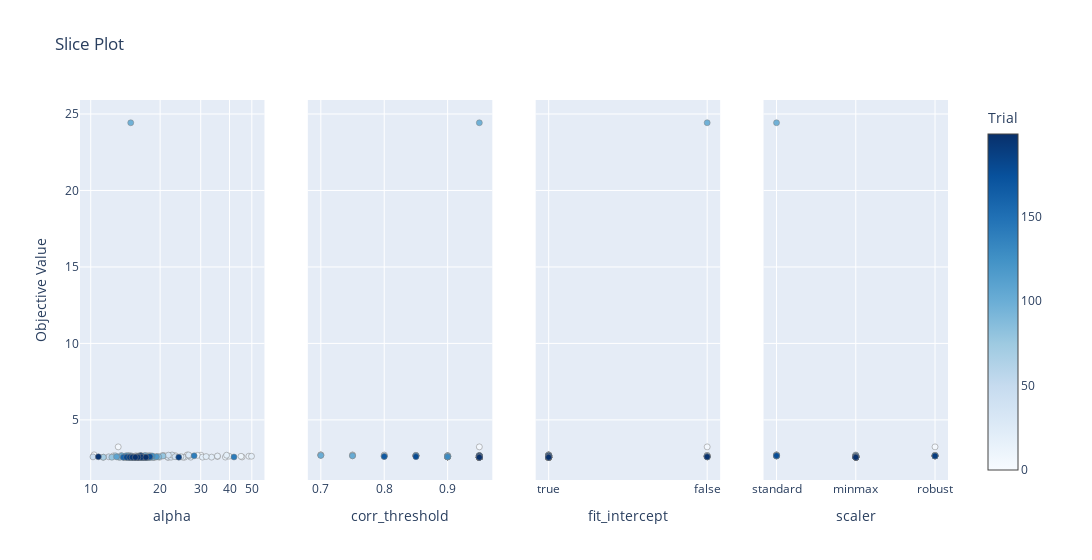

The notebook cell saved with this chart:
### Code cell
vis.plot_slice(study=study)

### Figure 1 — Plotly figure (JSON) as saved in the notebook; plotly's stock layout.template omitted (floating-point values rounded to 4 significant figures; data arrays with more than 128 entries replaced by an {"elided": "..."} marker saying what was removed)
{"data": [{"marker": {"color": {"elided": "200 int values"}, "colorbar": {"title": {"text": "Trial"}, "x": 1, "xpad": 40}, "colorscale": [[0, "rgb(247,251,255)"], [0.125, "rgb(222,235,247)"], [0.25, "rgb(198,219,239)"], [0.375, "rgb(158,202,225)"], [0.5, "rgb(107,174,214)"], [0.625, "rgb(66,146,198)"], [0.75, "rgb(33,113,181)"], [0.875, "rgb(8,81,156)"], [1, "rgb(8,48,107)"]], "line": {"color": "Grey", "width": 0.5}, "showscale": true}, "mode": "markers", "name": "Feasible Trial", "showlegend": false, "type": "scatter", "x": {"elided": "200 float values"}, "xaxis": "x", "y": {"elided": "200 float values"}, "yaxis": "y"}, {"marker": {"color": {"elided": "200 int values"}, "colorbar": {"title": {"text": "Trial"}, "x": 1, "xpad": 40}, "colorscale": [[0, "rgb(247,251,255)"], [0.125, "rgb(222,235,247)"], [0.25, "rgb(198,219,239)"], [0.375, "rgb(158,202,225)"], [0.5, "rgb(107,174,214)"], [0.625, "rgb(66,146,198)"], [0.75, "rgb(33,113,181)"], [0.875, "rgb(8,81,156)"], [1, "rgb(8,48,107)"]], "line": {"color": "Grey", "width": 0.5}, "showscale": false}, "mode": "markers", "name": "Feasible Trial", "showlegend": false, "type": "scatter", "x": {"elided": "200 float values"}, "xaxis": "x2", "y": {"elided": "200 float values"}, "yaxis": "y2"}, {"marker": {"color": {"elided": "200 int values"}, "colorbar": {"title": {"text": "Trial"}, "x": 1, "xpad": 40}, "colorscale": [[0, "rgb(247,251,255)"], [0.125, "rgb(222,235,247)"], [0.25, "rgb(198,219,239)"], [0.375, "rgb(158,202,225)"], [0.5, "rgb(107,174,214)"], [0.625, "rgb(66,146,198)"], [0.75, "rgb(33,113,181)"], [0.875, "rgb(8,81,156)"], [1, "rgb(8,48,107)"]], "line": {"color": "Grey", "width": 0.5}, "showscale": false}, "mode": "markers", "name": "Feasible Trial", "showlegend": false, "type": "scatter", "x": {"elided": "200 bool values"}, "xaxis": "x3", "y": {"elided": "200 float values"}, "yaxis": "y3"}, {"marker": {"color": {"elided": "200 int values"}, "colorbar": {"title": {"text": "Trial"}, "x": 1, "xpad": 40}, "colorscale": [[0, "rgb(247,251,255)"], [0.125, "rgb(222,235,247)"], [0.25, "rgb(198,219,239)"], [0.375, "rgb(158,202,225)"], [0.5, "rgb(107,174,214)"], [0.625, "rgb(66,146,198)"], [0.75, "rgb(33,113,181)"], [0.875, "rgb(8,81,156)"], [1, "rgb(8,48,107)"]], "line": {"color": "Grey", "width": 0.5}, "showscale": false}, "mode": "markers", "name": "Feasible Trial", "showlegend": false, "type": "scatter", "x": {"elided": "200 str values"}, "xaxis": "x4", "y": {"elided": "200 float values"}, "yaxis": "y4"}], "layout": {"title": {"text": "Slice Plot"}, "width": 1200, "xaxis": {"anchor": "y", "domain": [0, 0.2125], "title": {"text": "alpha"}, "type": "log"}, "xaxis2": {"anchor": "y2", "domain": [0.2625, 0.475], "title": {"text": "corr_threshold"}}, "xaxis3": {"anchor": "y3", "categoryarray": [true, false], "categoryorder": "array", "domain": [0.525, 0.7375], "title": {"text": "fit_intercept"}, "type": "category"}, "xaxis4": {"anchor": "y4", "categoryarray": ["standard", "minmax", "robust"], "categoryorder": "array", "domain": [0.7875, 1], "title": {"text": "scaler"}, "type": "category"}, "yaxis": {"anchor": "x", "domain": [0, 1], "title": {"text": "Objective Value"}}, "yaxis2": {"anchor": "x2", "domain": [0, 1], "matches": "y", "showticklabels": false}, "yaxis3": {"anchor": "x3", "domain": [0, 1], "matches": "y", "showticklabels": false}, "yaxis4": {"anchor": "x4", "domain": [0, 1], "matches": "y", "showticklabels": false}}}
